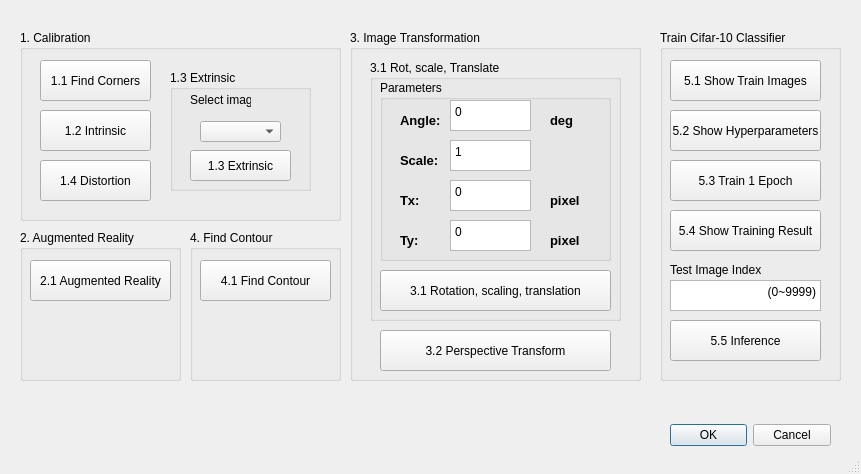
<?xml version="1.0" encoding="UTF-8"?>
<ui version="4.0">
 <class>MainWindow</class>
 <widget class="QMainWindow" name="MainWindow">
  <property name="geometry">
   <rect>
    <x>0</x>
    <y>0</y>
    <width>861</width>
    <height>474</height>
   </rect>
  </property>
  <property name="windowTitle">
   <string>MainWindow</string>
  </property>
  <widget class="QWidget" name="centralwidget">
   <widget class="QGroupBox" name="groupBox">
    <property name="geometry">
     <rect>
      <x>20</x>
      <y>30</y>
      <width>321</width>
      <height>191</height>
     </rect>
    </property>
    <property name="title">
     <string>1. Calibration</string>
    </property>
    <widget class="QGroupBox" name="groupBox_2">
     <property name="geometry">
      <rect>
       <x>150</x>
       <y>40</y>
       <width>141</width>
       <height>121</height>
      </rect>
     </property>
     <property name="title">
      <string>1.3 Extrinsic</string>
     </property>
     <widget class="QComboBox" name="selectImg">
      <property name="geometry">
       <rect>
        <x>30</x>
        <y>51</y>
        <width>81</width>
        <height>21</height>
       </rect>
      </property>
     </widget>
     <widget class="QLabel" name="label">
      <property name="geometry">
       <rect>
        <x>20</x>
        <y>20</y>
        <width>61</width>
        <height>20</height>
       </rect>
      </property>
      <property name="text">
       <string>Select image</string>
      </property>
     </widget>
     <widget class="QToolButton" name="Extrinsic">
      <property name="geometry">
       <rect>
        <x>20</x>
        <y>80</y>
        <width>101</width>
        <height>31</height>
       </rect>
      </property>
      <property name="text">
       <string>1.3 Extrinsic</string>
      </property>
     </widget>
    </widget>
    <widget class="QToolButton" name="Findcorners">
     <property name="geometry">
      <rect>
       <x>20</x>
       <y>30</y>
       <width>111</width>
       <height>41</height>
      </rect>
     </property>
     <property name="text">
      <string>1.1 Find Corners</string>
     </property>
    </widget>
    <widget class="QToolButton" name="Intrinsic">
     <property name="geometry">
      <rect>
       <x>20</x>
       <y>80</y>
       <width>111</width>
       <height>41</height>
      </rect>
     </property>
     <property name="text">
      <string>1.2 Intrinsic</string>
     </property>
    </widget>
    <widget class="QToolButton" name="Distortion">
     <property name="geometry">
      <rect>
       <x>20</x>
       <y>130</y>
       <width>111</width>
       <height>41</height>
      </rect>
     </property>
     <property name="text">
      <string>1.4 Distortion</string>
     </property>
    </widget>
   </widget>
   <widget class="QGroupBox" name="groupBox_3">
    <property name="geometry">
     <rect>
      <x>20</x>
      <y>230</y>
      <width>161</width>
      <height>151</height>
     </rect>
    </property>
    <property name="title">
     <string>2. Augmented Reality</string>
    </property>
    <widget class="QToolButton" name="AR">
     <property name="geometry">
      <rect>
       <x>10</x>
       <y>30</y>
       <width>141</width>
       <height>41</height>
      </rect>
     </property>
     <property name="text">
      <string>2.1 Augmented Reality</string>
     </property>
    </widget>
   </widget>
   <widget class="QGroupBox" name="groupBox_5">
    <property name="geometry">
     <rect>
      <x>190</x>
      <y>230</y>
      <width>151</width>
      <height>151</height>
     </rect>
    </property>
    <property name="title">
     <string>4. Find Contour</string>
    </property>
    <widget class="QToolButton" name="FindContour">
     <property name="geometry">
      <rect>
       <x>10</x>
       <y>30</y>
       <width>131</width>
       <height>41</height>
      </rect>
     </property>
     <property name="text">
      <string>4.1 Find Contour</string>
     </property>
    </widget>
   </widget>
   <widget class="QDialogButtonBox" name="buttonBox">
    <property name="geometry">
     <rect>
      <x>670</x>
      <y>410</y>
      <width>161</width>
      <height>51</height>
     </rect>
    </property>
    <property name="standardButtons">
     <set>QDialogButtonBox::Cancel|QDialogButtonBox::Ok</set>
    </property>
   </widget>
   <widget class="QGroupBox" name="groupBox_6">
    <property name="geometry">
     <rect>
      <x>350</x>
      <y>30</y>
      <width>291</width>
      <height>351</height>
     </rect>
    </property>
    <property name="title">
     <string>3. Image Transformation</string>
    </property>
    <widget class="QGroupBox" name="groupBox_7">
     <property name="geometry">
      <rect>
       <x>20</x>
       <y>30</y>
       <width>251</width>
       <height>261</height>
      </rect>
     </property>
     <property name="title">
      <string>3.1 Rot, scale, Translate</string>
     </property>
     <widget class="QGroupBox" name="groupBox_8">
      <property name="geometry">
       <rect>
        <x>10</x>
        <y>20</y>
        <width>231</width>
        <height>181</height>
       </rect>
      </property>
      <property name="title">
       <string>Parameters</string>
      </property>
      <widget class="QTextEdit" name="angle">
       <property name="geometry">
        <rect>
         <x>70</x>
         <y>20</y>
         <width>81</width>
         <height>31</height>
        </rect>
       </property>
       <property name="html">
        <string>&lt;!DOCTYPE HTML PUBLIC &quot;-//W3C//DTD HTML 4.0//EN&quot; &quot;http://www.w3.org/TR/REC-html40/strict.dtd&quot;&gt;
&lt;html&gt;&lt;head&gt;&lt;meta name=&quot;qrichtext&quot; content=&quot;1&quot; /&gt;&lt;style type=&quot;text/css&quot;&gt;
p, li { white-space: pre-wrap; }
&lt;/style&gt;&lt;/head&gt;&lt;body style=&quot; font-family:'PMingLiU'; font-size:9pt; font-weight:400; font-style:normal;&quot;&gt;
&lt;p style=&quot; margin-top:0px; margin-bottom:0px; margin-left:0px; margin-right:0px; -qt-block-indent:0; text-indent:0px;&quot;&gt;0&lt;/p&gt;&lt;/body&gt;&lt;/html&gt;</string>
       </property>
      </widget>
      <widget class="QTextEdit" name="scale">
       <property name="geometry">
        <rect>
         <x>70</x>
         <y>60</y>
         <width>81</width>
         <height>31</height>
        </rect>
       </property>
       <property name="html">
        <string>&lt;!DOCTYPE HTML PUBLIC &quot;-//W3C//DTD HTML 4.0//EN&quot; &quot;http://www.w3.org/TR/REC-html40/strict.dtd&quot;&gt;
&lt;html&gt;&lt;head&gt;&lt;meta name=&quot;qrichtext&quot; content=&quot;1&quot; /&gt;&lt;style type=&quot;text/css&quot;&gt;
p, li { white-space: pre-wrap; }
&lt;/style&gt;&lt;/head&gt;&lt;body style=&quot; font-family:'PMingLiU'; font-size:9pt; font-weight:400; font-style:normal;&quot;&gt;
&lt;p style=&quot; margin-top:0px; margin-bottom:0px; margin-left:0px; margin-right:0px; -qt-block-indent:0; text-indent:0px;&quot;&gt;1&lt;/p&gt;&lt;/body&gt;&lt;/html&gt;</string>
       </property>
      </widget>
      <widget class="QTextEdit" name="tx">
       <property name="geometry">
        <rect>
         <x>70</x>
         <y>100</y>
         <width>81</width>
         <height>31</height>
        </rect>
       </property>
       <property name="html">
        <string>&lt;!DOCTYPE HTML PUBLIC &quot;-//W3C//DTD HTML 4.0//EN&quot; &quot;http://www.w3.org/TR/REC-html40/strict.dtd&quot;&gt;
&lt;html&gt;&lt;head&gt;&lt;meta name=&quot;qrichtext&quot; content=&quot;1&quot; /&gt;&lt;style type=&quot;text/css&quot;&gt;
p, li { white-space: pre-wrap; }
&lt;/style&gt;&lt;/head&gt;&lt;body style=&quot; font-family:'PMingLiU'; font-size:9pt; font-weight:400; font-style:normal;&quot;&gt;
&lt;p style=&quot; margin-top:0px; margin-bottom:0px; margin-left:0px; margin-right:0px; -qt-block-indent:0; text-indent:0px;&quot;&gt;0&lt;/p&gt;&lt;/body&gt;&lt;/html&gt;</string>
       </property>
      </widget>
      <widget class="QTextEdit" name="ty">
       <property name="geometry">
        <rect>
         <x>70</x>
         <y>140</y>
         <width>81</width>
         <height>31</height>
        </rect>
       </property>
       <property name="html">
        <string>&lt;!DOCTYPE HTML PUBLIC &quot;-//W3C//DTD HTML 4.0//EN&quot; &quot;http://www.w3.org/TR/REC-html40/strict.dtd&quot;&gt;
&lt;html&gt;&lt;head&gt;&lt;meta name=&quot;qrichtext&quot; content=&quot;1&quot; /&gt;&lt;style type=&quot;text/css&quot;&gt;
p, li { white-space: pre-wrap; }
&lt;/style&gt;&lt;/head&gt;&lt;body style=&quot; font-family:'PMingLiU'; font-size:9pt; font-weight:400; font-style:normal;&quot;&gt;
&lt;p style=&quot; margin-top:0px; margin-bottom:0px; margin-left:0px; margin-right:0px; -qt-block-indent:0; text-indent:0px;&quot;&gt;0&lt;/p&gt;&lt;/body&gt;&lt;/html&gt;</string>
       </property>
      </widget>
      <widget class="QLabel" name="label_3">
       <property name="geometry">
        <rect>
         <x>20</x>
         <y>30</y>
         <width>41</width>
         <height>21</height>
        </rect>
       </property>
       <property name="text">
        <string>&lt;html&gt;&lt;head/&gt;&lt;body&gt;&lt;p&gt;&lt;span style=&quot; font-size:10pt; font-weight:600;&quot;&gt;Angle:&lt;/span&gt;&lt;/p&gt;&lt;/body&gt;&lt;/html&gt;</string>
       </property>
      </widget>
      <widget class="QLabel" name="label_4">
       <property name="geometry">
        <rect>
         <x>20</x>
         <y>70</y>
         <width>41</width>
         <height>21</height>
        </rect>
       </property>
       <property name="text">
        <string>&lt;html&gt;&lt;head/&gt;&lt;body&gt;&lt;p&gt;&lt;span style=&quot; font-size:10pt; font-weight:600;&quot;&gt;Scale:&lt;/span&gt;&lt;/p&gt;&lt;/body&gt;&lt;/html&gt;</string>
       </property>
      </widget>
      <widget class="QLabel" name="label_5">
       <property name="geometry">
        <rect>
         <x>20</x>
         <y>110</y>
         <width>41</width>
         <height>21</height>
        </rect>
       </property>
       <property name="text">
        <string>&lt;html&gt;&lt;head/&gt;&lt;body&gt;&lt;p&gt;&lt;span style=&quot; font-size:10pt; font-weight:600;&quot;&gt;Tx:&lt;/span&gt;&lt;/p&gt;&lt;/body&gt;&lt;/html&gt;</string>
       </property>
      </widget>
      <widget class="QLabel" name="label_6">
       <property name="geometry">
        <rect>
         <x>20</x>
         <y>150</y>
         <width>41</width>
         <height>21</height>
        </rect>
       </property>
       <property name="text">
        <string>&lt;html&gt;&lt;head/&gt;&lt;body&gt;&lt;p&gt;&lt;span style=&quot; font-size:10pt; font-weight:600;&quot;&gt;Ty:&lt;/span&gt;&lt;/p&gt;&lt;/body&gt;&lt;/html&gt;</string>
       </property>
      </widget>
      <widget class="QLabel" name="label_11">
       <property name="geometry">
        <rect>
         <x>170</x>
         <y>30</y>
         <width>41</width>
         <height>21</height>
        </rect>
       </property>
       <property name="text">
        <string>&lt;html&gt;&lt;head/&gt;&lt;body&gt;&lt;p&gt;&lt;span style=&quot; font-size:10pt; font-weight:600;&quot;&gt;deg&lt;/span&gt;&lt;/p&gt;&lt;/body&gt;&lt;/html&gt;</string>
       </property>
      </widget>
      <widget class="QLabel" name="label_12">
       <property name="geometry">
        <rect>
         <x>170</x>
         <y>110</y>
         <width>41</width>
         <height>21</height>
        </rect>
       </property>
       <property name="text">
        <string>&lt;html&gt;&lt;head/&gt;&lt;body&gt;&lt;p&gt;&lt;span style=&quot; font-size:10pt; font-weight:600;&quot;&gt;pixel&lt;/span&gt;&lt;/p&gt;&lt;/body&gt;&lt;/html&gt;</string>
       </property>
      </widget>
      <widget class="QLabel" name="label_13">
       <property name="geometry">
        <rect>
         <x>170</x>
         <y>150</y>
         <width>41</width>
         <height>21</height>
        </rect>
       </property>
       <property name="text">
        <string>&lt;html&gt;&lt;head/&gt;&lt;body&gt;&lt;p&gt;&lt;span style=&quot; font-size:10pt; font-weight:600;&quot;&gt;pixel&lt;/span&gt;&lt;/p&gt;&lt;/body&gt;&lt;/html&gt;</string>
       </property>
      </widget>
     </widget>
     <widget class="QToolButton" name="RST">
      <property name="geometry">
       <rect>
        <x>10</x>
        <y>210</y>
        <width>231</width>
        <height>41</height>
       </rect>
      </property>
      <property name="text">
       <string>3.1 Rotation, scaling, translation</string>
      </property>
     </widget>
    </widget>
    <widget class="QToolButton" name="PT">
     <property name="geometry">
      <rect>
       <x>30</x>
       <y>300</y>
       <width>231</width>
       <height>41</height>
      </rect>
     </property>
     <property name="text">
      <string>3.2 Perspective Transform</string>
     </property>
    </widget>
   </widget>
   <widget class="QGroupBox" name="groupBox_9">
    <property name="geometry">
     <rect>
      <x>660</x>
      <y>30</y>
      <width>181</width>
      <height>351</height>
     </rect>
    </property>
    <property name="title">
     <string>Train Cifar-10 Classifier</string>
    </property>
    <widget class="QToolButton" name="Imgs">
     <property name="geometry">
      <rect>
       <x>10</x>
       <y>30</y>
       <width>151</width>
       <height>41</height>
      </rect>
     </property>
     <property name="text">
      <string>5.1 Show Train Images</string>
     </property>
    </widget>
    <widget class="QToolButton" name="Hyper">
     <property name="geometry">
      <rect>
       <x>10</x>
       <y>80</y>
       <width>151</width>
       <height>41</height>
      </rect>
     </property>
     <property name="text">
      <string>5.2 Show Hyperparameters</string>
     </property>
    </widget>
    <widget class="QToolButton" name="Train">
     <property name="geometry">
      <rect>
       <x>10</x>
       <y>130</y>
       <width>151</width>
       <height>41</height>
      </rect>
     </property>
     <property name="text">
      <string>5.3 Train 1 Epoch</string>
     </property>
    </widget>
    <widget class="QToolButton" name="Result">
     <property name="geometry">
      <rect>
       <x>10</x>
       <y>180</y>
       <width>151</width>
       <height>41</height>
      </rect>
     </property>
     <property name="text">
      <string>5.4 Show Training Result</string>
     </property>
    </widget>
    <widget class="QToolButton" name="Inf">
     <property name="geometry">
      <rect>
       <x>10</x>
       <y>290</y>
       <width>151</width>
       <height>41</height>
      </rect>
     </property>
     <property name="text">
      <string>5.5 Inference</string>
     </property>
    </widget>
    <widget class="QLabel" name="label_14">
     <property name="geometry">
      <rect>
       <x>10</x>
       <y>230</y>
       <width>91</width>
       <height>21</height>
      </rect>
     </property>
     <property name="text">
      <string>&lt;html&gt;&lt;head/&gt;&lt;body&gt;&lt;p&gt;Test Image Index:&lt;/p&gt;&lt;/body&gt;&lt;/html&gt;</string>
     </property>
    </widget>
    <widget class="QTextEdit" name="Test_idx">
     <property name="geometry">
      <rect>
       <x>10</x>
       <y>250</y>
       <width>151</width>
       <height>31</height>
      </rect>
     </property>
     <property name="html">
      <string>&lt;!DOCTYPE HTML PUBLIC &quot;-//W3C//DTD HTML 4.0//EN&quot; &quot;http://www.w3.org/TR/REC-html40/strict.dtd&quot;&gt;
&lt;html&gt;&lt;head&gt;&lt;meta name=&quot;qrichtext&quot; content=&quot;1&quot; /&gt;&lt;style type=&quot;text/css&quot;&gt;
p, li { white-space: pre-wrap; }
&lt;/style&gt;&lt;/head&gt;&lt;body style=&quot; font-family:'PMingLiU'; font-size:9pt; font-weight:400; font-style:normal;&quot;&gt;
&lt;p align=&quot;right&quot; style=&quot; margin-top:0px; margin-bottom:0px; margin-left:0px; margin-right:0px; -qt-block-indent:0; text-indent:0px;&quot;&gt;(0~9999)&lt;/p&gt;&lt;/body&gt;&lt;/html&gt;</string>
     </property>
    </widget>
   </widget>
  </widget>
  <widget class="QStatusBar" name="statusbar"/>
 </widget>
 <resources/>
 <connections/>
</ui>
